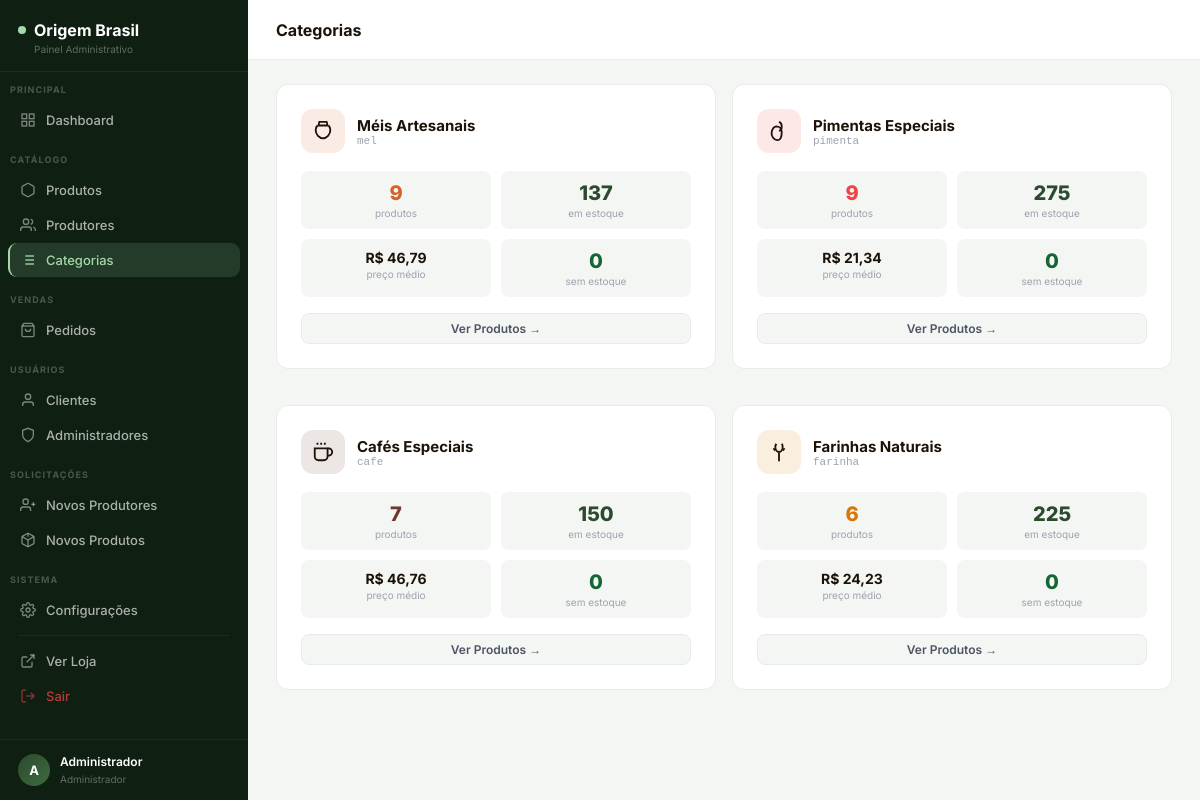
The page /adm/categorias.php (signed in) on the database its author committed.
### tables this page shows
CREATE TABLE IF NOT EXISTS categorias (
    slug        VARCHAR(50) PRIMARY KEY,
    label       VARCHAR(100) NOT NULL,
    descricao   VARCHAR(200) DEFAULT NULL,
    cor         VARCHAR(20)  DEFAULT '#2C4A2E',
    criado_em   TIMESTAMP DEFAULT CURRENT_TIMESTAMP
);

### adm/categorias.php (the view, shortened to what this page needs)
<?php
include("../conexao.php");
$cats = mysqli_fetch_all(mysqli_query($conexao,
    "SELECT c.slug AS categoria,
            COALESCE(p.total,0) AS total,
            COALESCE(p.estoque_total,0) AS estoque_total,
            COALESCE(p.preco_medio,0) AS preco_medio,
            COALESCE(p.em_destaque,0) AS em_destaque,
            COALESCE(p.sem_estoque,0) AS sem_estoque,
            c.label AS label_db
     FROM categorias c
     LEFT JOIN (
        SELECT categoria, COUNT(*) AS total, COALESCE(SUM(estoque),0) AS estoque_total,
               COALESCE(AVG(preco),0) AS preco_medio,
               SUM(CASE WHEN destaque=1 THEN 1 ELSE 0 END) AS em_destaque,
               SUM(CASE WHEN estoque=0 THEN 1 ELSE 0 END) AS sem_estoque
        FROM produtos GROUP BY categoria
     ) p ON p.categoria = c.slug
     ORDER BY total DESC"
), MYSQLI_ASSOC);
$cat_info = [
    'cafe'    => ['label'=>'Cafés Especiais',   'emoji'=>'<svg style="width:1em;height:1em;vertical-align:middle;display:inline-block;stroke:currentColor;fill:none;stroke-width:2;" viewBox="0 0 24 24"><path d="M17 8h1a4 4 0 1 1 0 8h-1"/><path d="M3 8h14v9a4 4 0 0 1-4 4H7a4 4 0 0 1-4-4Z"/><line x1="6" y1="2" x2="6" y2="4"/><line x1="10" y1="2" x2="10" y2="4"/><line x1="14" y1="2" x2="14" y2="4"/></svg>', 'cor'=>'#6B3A2A'],
    'mel'     => ['label'=>'Méis Artesanais',   'emoji'=>'<svg style="width:1em;height:1em;vertical-align:middle;display:inline-block;stroke:currentColor;fill:none;stroke-width:2;" viewBox="0 0 24 24"><path d="M8 2h8l1 4H7L8 2z"/><path d="M6 6c-1 1-2 3-2 5 0 5 4 9 8 9s8-4 8-9c0-2-1-4-2-5"/></svg>', 'cor'=>'#D4622A'],
    'pimenta' => ['label'=>'Pimentas Especiais','emoji'=>'<svg style="width:1em;height:1em;vertical-align:middle;display:inline-block;stroke:currentColor;fill:none;stroke-width:2;" viewBox="0 0 24 24"><path d="M12 2c0 0 3 1 3 5s-3 5-3 5"/><path d="M9 7c0 0-4 1-5 6s3 9 6 9 5-3 5-9c0-4-3-6-6-6z"/></svg>', 'cor'=>'#EF4444'],
    'farinha' => ['label'=>'Farinhas Naturais', 'emoji'=>'<svg style="width:1em;height:1em;vertical-align:middle;display:inline-block;stroke:currentColor;fill:none;stroke-width:2;" viewBox="0 0 24 24"><path d="M12 22v-9"/><path d="M15.17 3c.51.98.83 2.09.83 3.25C16 9.47 14.21 12 12 12s-4-2.53-4-5.75C8 5.09 8.49 3.98 9 3"/><path d="M6.08 8c.27.97.92 1.82 1.92 2.37"/><path d="M17.92 8c-.27.97-.92 1.82-1.92 2.37"/></svg>', 'cor'=>'#D97706'],
    'cereais' => ['label'=>'Cereais e Grãos',   'emoji'=>'<svg style="width:1em;height:1em;vertical-align:middle;display:inline-block;stroke:currentColor;fill:none;stroke-width:2;" viewBox="0 0 24 24"><circle cx="12" cy="12" r="4"/><path d="M12 2v3M12 19v3M4.22 4.22l2.12 2.12M17.66 17.66l2.12 2.12M2 12h3M19 12h3M4.22 19.78l2.12-2.12M17.66 6.34l2.12-2.12"/></svg>', 'cor'=>'#10B981'],
];
include('layout.php');
?>
<div style="display:grid;grid-template-columns:repeat(auto-fill,minmax(300px,1fr));gap:16px;">
<?php foreach ($cats as $c):
    $info = $cat_info[$c['categoria']] ?? ['label'=>$c['label_db'] ?: ucfirst($c['categoria']),'emoji'=>'<svg style="width:1em;height:1em;vertical-align:middle;display:inline-block;stroke:currentColor;fill:none;stroke-width:2;" viewBox="0 0 24 24"><path d="M21 16V8a2 2 0 0 0-1-1.73l-7-4a2 2 0 0 0-2 0l-7 4A2 2 0 0 0 3 8v8a2 2 0 0 0 1 1.73l7 4a2 2 0 0 0 2 0l7-4A2 2 0 0 0 21 16z"/><polyline points="3.27 6.96 12 12.01 20.73 6.96"/><line x1="12" y1="22.08" x2="12" y2="12"/></svg>','cor'=>'#9CA3AF'];
?>
<div class="card" style="padding:24px;">
    <div style="display:flex;align-items:center;gap:12px;margin-bottom:18px;">
        <div style="width:44px;height:44px;border-radius:12px;background:<?php echo $info['cor']; ?>20;display:flex;align-items:center;justify-content:center;font-size:22px;flex-shrink:0;">
            <?php echo $info['emoji']; ?>
        </div>
        <div>
            <div style="font-size:15px;font-weight:700;"><?php echo $info['label']; ?></div>
            <div style="font-size:11px;color:var(--text-3);font-family:monospace;"><?php echo $c['categoria']; ?></div>
        </div>
    </div>
    <div style="display:grid;grid-template-columns:1fr 1fr;gap:10px;margin-bottom:16px;">
        <div style="background:var(--bg);border-radius:8px;padding:10px;text-align:center;">
            <div style="font-size:20px;font-weight:800;color:<?php echo $info['cor']; ?>;"><?php echo $c['total']; ?></div>
            <div style="font-size:10px;color:var(--text-3);margin-top:2px;">produtos</div>
        </div>
        <div style="background:var(--bg);border-radius:8px;padding:10px;text-align:center;">
            <div style="font-size:20px;font-weight:800;color:var(--green);"><?php echo $c['estoque_total']; ?></div>
            <div style="font-size:10px;color:var(--text-3);margin-top:2px;">em estoque</div>
        </div>
        <div style="background:var(--bg);border-radius:8px;padding:10px;text-align:center;">
            <div style="font-size:14px;font-weight:700;color:var(--text);">R$ <?php echo number_format($c['preco_medio'],2,',','.'); ?></div>
            <div style="font-size:10px;color:var(--text-3);margin-top:2px;">preço médio</div>
        </div>
        <div style="background:var(--bg);border-radius:8px;padding:10px;text-align:center;">
            <div style="font-size:20px;font-weight:800;color:<?php echo $c['sem_estoque']>0?'#EF4444':'#166534'; ?>;"><?php echo $c['sem_estoque']; ?></div>
            <div style="font-size:10px;color:var(--text-3);margin-top:2px;">sem estoque</div>
        </div>
    </div>
    <a href="produtos.php?filtro=&q=&categoria=<?php echo $c['categoria']; ?>" class="btn btn-gray" style="width:100%;justify-content:center;">Ver Produtos →</a>
</div>
<?php endforeach; ?>
</div>
</div></main></body></html>

### adm/layout.php (style rules this page uses)
*,*::before,*::after { box-sizing:border-box;margin:0;padding:0 }
:root { --sidebar:#0f1f12; --sidebar-hover:rgba(255,255,255,.08); --sidebar-active:rgba(163,217,171,.15); --sidebar-active-border:#a3d9ab; --green:#2C4A2E; --green-2:#3D6B40; --green-light:#f0f7f1; --orange:#D4622A; --white:#fff; --bg:#f4f6f3; --card:#fff; --border:#e8ece8; --text:#1C1208; --text-2:#4B5563; --text-3:#9CA3AF; --radius:12px; --shadow:0 1px 4px rgba(0,0,0,.08),0 4px 16px rgba(0,0,0,.06); }
body { font-family:'Inter',sans-serif;background:var(--bg);color:var(--text);display:flex;min-height:100vh;font-size:14px; }
a { text-decoration:none;color:inherit; }
.card { background:var(--card);border:1px solid var(--border);border-radius:var(--radius);overflow:hidden;margin-bottom:20px; }
.btn { display:inline-flex;align-items:center;gap:6px;padding:7px 14px;border:none;border-radius:8px;font-size:12px;font-weight:600;cursor:pointer;transition:all .15s; }
.btn-gray { background:var(--bg);color:var(--text-2);border:1px solid var(--border); }

### rows shown on the page
categorias: slug "Méis Artesanais", slug "mel", total "9", estoque_total "137", preco_medio "46,79", sem_estoque "0"
categorias: slug "Pimentas Especiais", slug "pimenta", total "9", estoque_total "275", preco_medio "21,34", sem_estoque "0"
categorias: slug "Cafés Especiais", slug "cafe", total "7", estoque_total "150", preco_medio "46,76", sem_estoque "0"
categorias: slug "Farinhas Naturais", slug "farinha", total "6", estoque_total "225", preco_medio "24,23", sem_estoque "0"

### other values the page prints
mb_strtoupper(mb_substr($_SESSION['nome'],0,1)) "A"
$_SESSION['nome'] "Administrador"
$page_title "Categorias"
